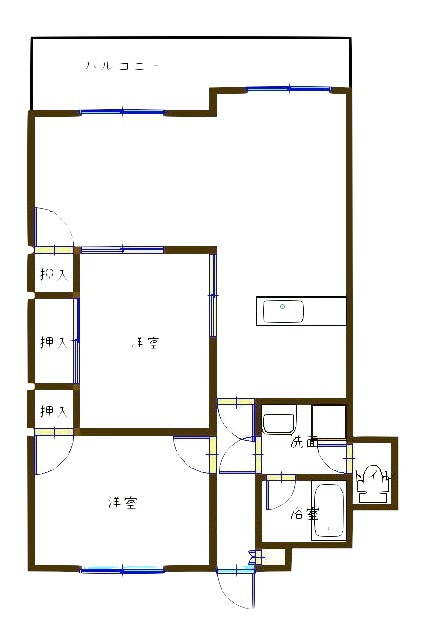
#> input picture house_structure/room2.jpg, 424 x 619 px
$ python tesseract.py
#> lines starting #> are read from the running program, lines starting #| are printed output that depends on the picture
import os
import cv2
import pytesseract

# upload to delete
# Path to Tesseract executable (change this path according to your installation)
pytesseract.pytesseract.tesseract_cmd = r'C:\Program Files\Tesseract-OCR\tesseract.exe'

# Set TESSDATA_PREFIX environment variable to the directory containing language data files
os.environ['TESSDATA_PREFIX'] = r'C:\Program Files\Tesseract-OCR\tessdata'

# Read the input image
img_path = 'room2.jpg'
image = cv2.imread(img_path)
#> image is the input picture: shape (619, 424, 3); mean B, G, R 234.6, 236.4, 237.3

# Convert the image to grayscale
gray = cv2.cvtColor(image, cv2.COLOR_BGR2GRAY)
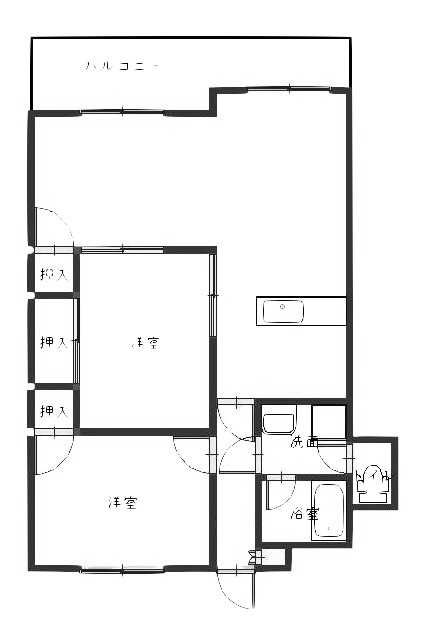
#> gray: shape (619, 424); min 0, max 255, mean 236.4

# Use pytesseract to perform OCR on the grayscale image (specify language as 'jpn' or 'jpn_vert')
#> (the run stopped early here; a loop or call above may not have finished)

$ run again, with house_structure/room3.jpg copied over house_structure/room2.jpg
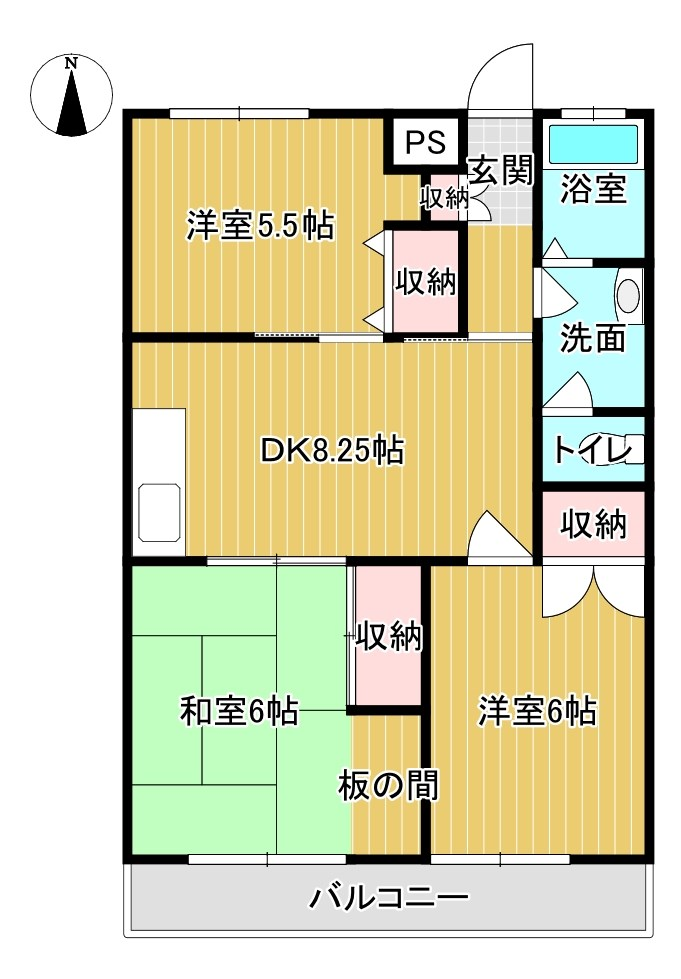
#> input picture house_structure/room3.jpg, 681 x 979 px
#> image is the input picture: shape (979, 681, 3); mean B, G, R 186.1, 216.1, 217.4
#> `gray = cv2.cvtColor(image, cv2.COLOR_BGR2GRAY)`:
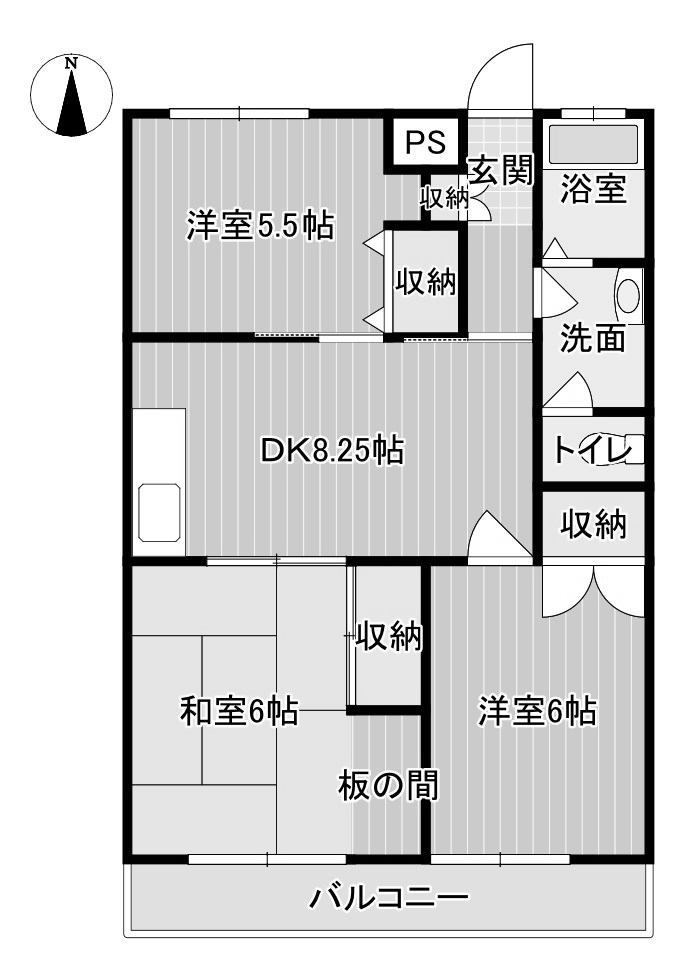
#> gray: shape (979, 681); min 0, max 255, mean 213
